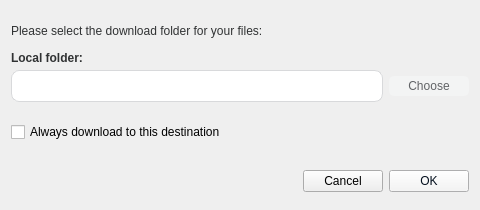
<?xml version="1.0" encoding="UTF-8"?>
<ui version="4.0">
 <class>DownloadFromMegaDialog</class>
 <widget class="QDialog" name="DownloadFromMegaDialog">
  <property name="geometry">
   <rect>
    <x>0</x>
    <y>0</y>
    <width>480</width>
    <height>210</height>
   </rect>
  </property>
  <property name="sizePolicy">
   <sizepolicy hsizetype="Fixed" vsizetype="Fixed">
    <horstretch>0</horstretch>
    <verstretch>0</verstretch>
   </sizepolicy>
  </property>
  <property name="minimumSize">
   <size>
    <width>480</width>
    <height>210</height>
   </size>
  </property>
  <property name="maximumSize">
   <size>
    <width>480</width>
    <height>210</height>
   </size>
  </property>
  <property name="windowTitle">
   <string>Download from MEGA</string>
  </property>
  <property name="styleSheet">
   <string notr="true">#bOK
{
color: #04101E; /*colorToken.text-inverse-accent*/
background-color:  #F4F4F5; /*colorToken.button-primary*/
width: 40px;
}

#eFolderPath
{
border-radius: 8px;
border-color: #D8D9DB; /*colorToken.border-strong*/
border-style: solid;
border-width: 1px;
background-color: #FFFFFF; /*colorToken.page-background*/
height: 30px;
padding-left: 10px;
}

QLabel
{
color: #303233; /*colorToken.text-primary*/
font-size: 12px;
font-weight: 400;
}

#label_2
{
color: #303233; /*colorToken.text-primary*/
font-size: 12px;
font-weight: 600;
}

#bChange
{
background-color:  #F3F4F4; /*colorToken.button-secondary*/
color: #616366; /*colorToken.text-secondary*/
border-color:  #F3F4F4; /*colorToken.button-secondary*/
border-width: 0px;
border-style: solid;
border-radius: 5px;
padding: 3px 10px 3px 10px;
}
</string>
  </property>
  <layout class="QVBoxLayout" name="verticalLayout">
   <property name="spacing">
    <number>10</number>
   </property>
   <item>
    <widget class="QLabel" name="infoLabel">
     <property name="minimumSize">
      <size>
       <width>0</width>
       <height>24</height>
      </size>
     </property>
     <property name="maximumSize">
      <size>
       <width>16777215</width>
       <height>24</height>
      </size>
     </property>
     <property name="text">
      <string>Please select the download folder for your files:</string>
     </property>
     <property name="alignment">
      <set>Qt::AlignmentFlag::AlignBottom|Qt::AlignmentFlag::AlignLeading|Qt::AlignmentFlag::AlignLeft</set>
     </property>
    </widget>
   </item>
   <item>
    <layout class="QVBoxLayout" name="verticalLayout_2">
     <property name="spacing">
      <number>5</number>
     </property>
     <property name="bottomMargin">
      <number>7</number>
     </property>
     <item>
      <widget class="QLabel" name="label_2">
       <property name="sizePolicy">
        <sizepolicy hsizetype="Preferred" vsizetype="Fixed">
         <horstretch>0</horstretch>
         <verstretch>0</verstretch>
        </sizepolicy>
       </property>
       <property name="text">
        <string>Local folder:</string>
       </property>
      </widget>
     </item>
     <item>
      <layout class="QHBoxLayout" name="horizontalLayout">
       <property name="spacing">
        <number>6</number>
       </property>
       <item>
        <widget class="QLineEdit" name="eFolderPath">
         <property name="enabled">
          <bool>true</bool>
         </property>
         <property name="sizePolicy">
          <sizepolicy hsizetype="MinimumExpanding" vsizetype="Fixed">
           <horstretch>0</horstretch>
           <verstretch>0</verstretch>
          </sizepolicy>
         </property>
         <property name="readOnly">
          <bool>true</bool>
         </property>
        </widget>
       </item>
       <item>
        <widget class="QPushButton" name="bChange">
         <property name="minimumSize">
          <size>
           <width>80</width>
           <height>0</height>
          </size>
         </property>
         <property name="maximumSize">
          <size>
           <width>80</width>
           <height>16777215</height>
          </size>
         </property>
         <property name="text">
          <string>Choose</string>
         </property>
         <property name="flat">
          <bool>false</bool>
         </property>
        </widget>
       </item>
      </layout>
     </item>
    </layout>
   </item>
   <item>
    <widget class="QCheckBox" name="cDefaultPath">
     <property name="enabled">
      <bool>true</bool>
     </property>
     <property name="styleSheet">
      <string notr="true"/>
     </property>
     <property name="text">
      <string>Always download to this destination</string>
     </property>
     <property name="checked">
      <bool>false</bool>
     </property>
    </widget>
   </item>
   <item>
    <widget class="QWidget" name="bLayout" native="true">
     <property name="maximumSize">
      <size>
       <width>16777215</width>
       <height>40</height>
      </size>
     </property>
     <layout class="QHBoxLayout" name="horizontalLayout_2">
      <property name="spacing">
       <number>6</number>
      </property>
      <property name="leftMargin">
       <number>0</number>
      </property>
      <property name="topMargin">
       <number>12</number>
      </property>
      <property name="rightMargin">
       <number>0</number>
      </property>
      <property name="bottomMargin">
       <number>0</number>
      </property>
      <item>
       <spacer name="horizontalSpacer">
        <property name="orientation">
         <enum>Qt::Orientation::Horizontal</enum>
        </property>
        <property name="sizeHint" stdset="0">
         <size>
          <width>40</width>
          <height>20</height>
         </size>
        </property>
       </spacer>
      </item>
      <item>
       <widget class="QPushButton" name="bCancel">
        <property name="text">
         <string>Cancel</string>
        </property>
       </widget>
      </item>
      <item>
       <widget class="QPushButton" name="bOK">
        <property name="text">
         <string>OK</string>
        </property>
       </widget>
      </item>
     </layout>
    </widget>
   </item>
  </layout>
 </widget>
 <resources/>
 <connections>
  <connection>
   <sender>bCancel</sender>
   <signal>clicked()</signal>
   <receiver>DownloadFromMegaDialog</receiver>
   <slot>reject()</slot>
   <hints>
    <hint type="sourcelabel">
     <x>383</x>
     <y>151</y>
    </hint>
    <hint type="destinationlabel">
     <x>214</x>
     <y>89</y>
    </hint>
   </hints>
  </connection>
 </connections>
</ui>
